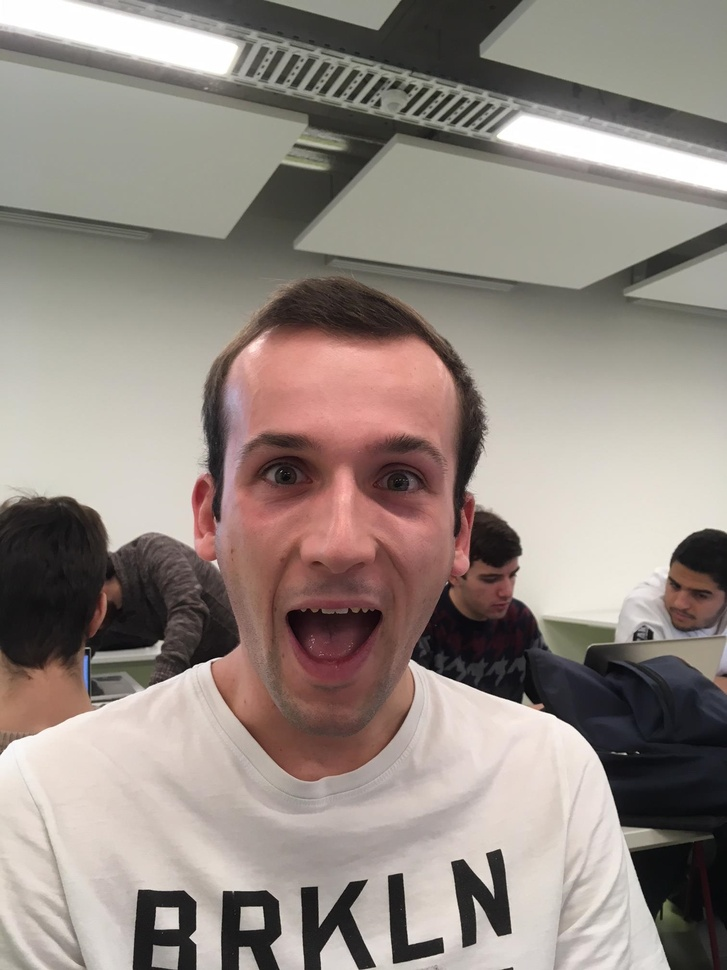
#> input picture FaceRecognition/Data/Corentin_001.JPG, 727 x 970 px, shrunk from 1512 x 2016 before the run; its folder holds only this picture in this run
$ python 'sprint3 Test_on_DB.py'
#> lines starting #> are read from the running program, lines starting #| are printed output that depends on the picture; after the words box and inside, x2 and y2 are one past the last pixel; in counts of white or black regions, pixels touching at a corner belong together
import cv2 as cv
import os

face_cascade = cv.CascadeClassifier('haarcascade_frontalface_default.xml')
eye_cascade = cv.CascadeClassifier('haarcascade_eye.xml')

def head_detection(filename):
    """
    filename : a raw string with the path to the file (e.g. r'C:/Users/loicd/PycharmProjects/facerecognition/Data/tetris_blocks.png' )
    /!\ It works only with .png
    return : None, displays a print of the image with rectangles around the face and the eyes
    exit by pressing any key
    """
#> called with filename = 'Data/Corentin_001.JPG'
    img = cv.imread(filename)
#> img is the input picture: shape (970, 727, 3); mean B, G, R 130.3, 137.1, 147.6
    gray = cv.cvtColor(img, cv.COLOR_BGR2GRAY)
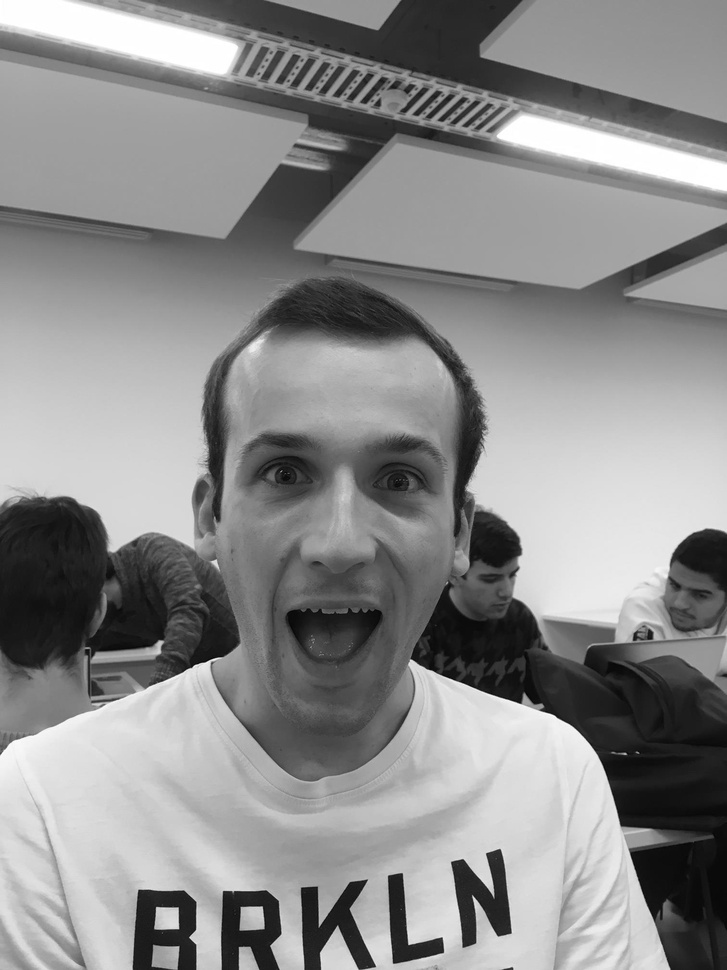
#> gray: shape (970, 727); min 2, max 255, mean 139.5
    faces = face_cascade.detectMultiScale(gray, 1.3, 5)
#> faces = [[161, 337, 353, 353]]
    for (x,y,w,h) in faces:
        cv.rectangle(img,(x,y),(x+w,y+h),(255,0,0),2)
        roi_gray = gray[y:y+h, x:x+w]
        roi_color = img[y:y+h, x:x+w]
        eyes = eye_cascade.detectMultiScale(roi_gray)
        for (ex,ey,ew,eh) in eyes:
            cv.rectangle(roi_color,(ex,ey),(ex+ew,ey+eh),(0,255,0),2)
#> this loop made 1 pass
#> pass 1, in head_detection, `roi_gray = gray[y:y+h, x:x+w]`:
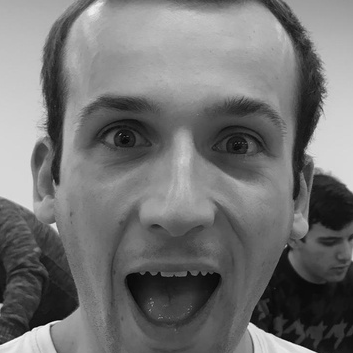
#> roi_gray: shape (353, 353); min 2, max 249, mean 114.7
#> pass 1, in head_detection, `roi_color = img[y:y+h, x:x+w]`:
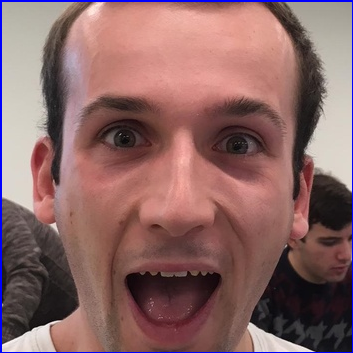
#> roi_color: shape (353, 353, 3); mean B, G, R 101.2, 102.3, 138.2
#> after the loop:
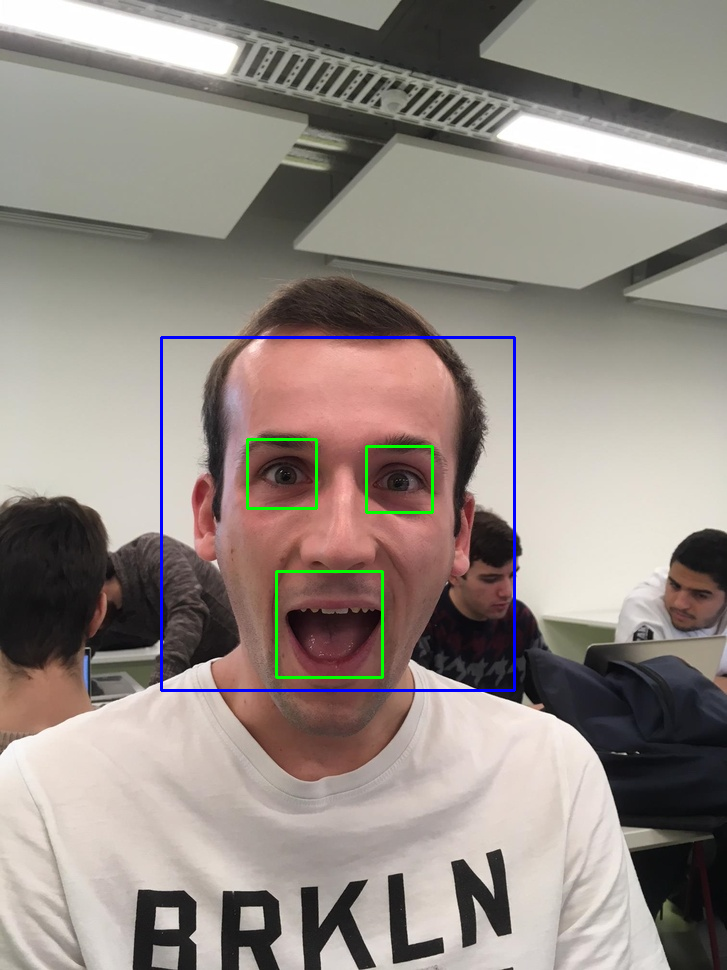
#> img: shape (970, 727, 3); 1.01% of pixels changed, all inside (x1, y1, x2, y2) = (160, 336, 516, 692)
#> after the loop:
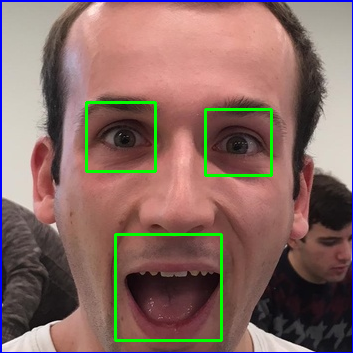
#> roi_color: shape (353, 353, 3); 2.31% of pixels changed, all inside (x1, y1, x2, y2) = (85, 101, 273, 342)
    cv.imshow('Head Detection',img)
    cv.waitKey(0)
    cv.destroyAllWindows()

def test_DB(filename):
    for element in os.listdir(filename):
        name = filename + "/" + element
        head_detection(name)


test_DB('Data')

$ run again, on FaceRecognition/Data/Corentin_004.png
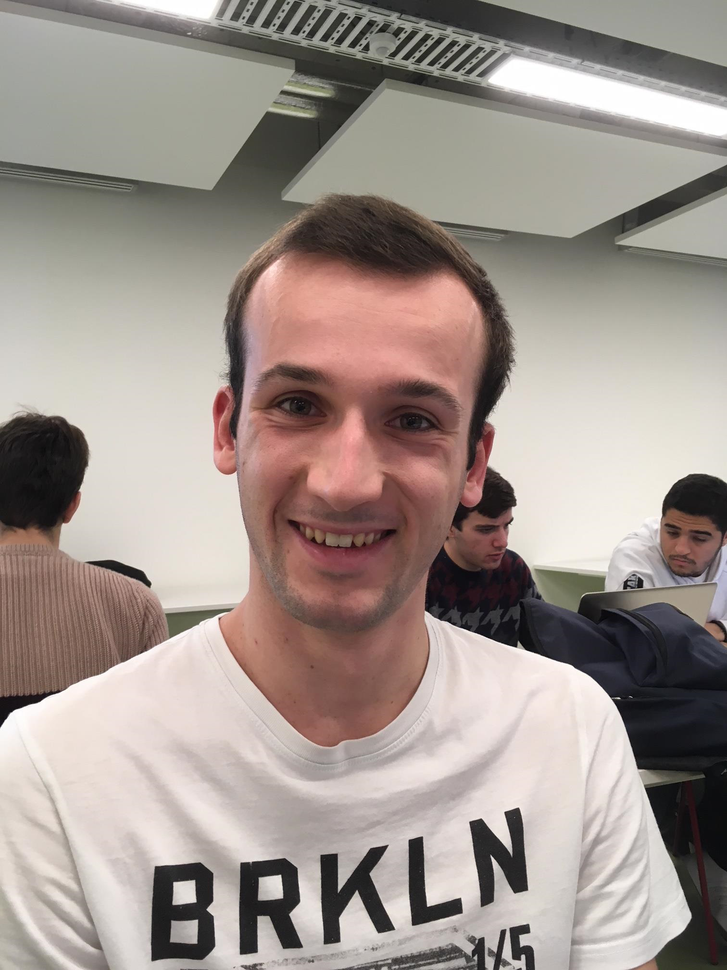
#> input picture FaceRecognition/Data/Corentin_004.png, 727 x 970 px, shrunk from 1512 x 2016 before the run
#> in head_detection, img is the input picture: shape (970, 727, 3); mean B, G, R 141.5, 147.7, 159.4
#> faces = [[653, 511, 67, 67], [184, 273, 354, 354]]
#> the loop in head_detection, `for (x,y,w,h) in faces:` made 2 passes
#> (x, y, w, h, eyes) on pass 1: (653, 511, 67, 67, [[10, 10, 22, 22], [32, 18, 22, 22]])
#> pass 1, in head_detection, `roi_color = img[y:y+h, x:x+w]`:
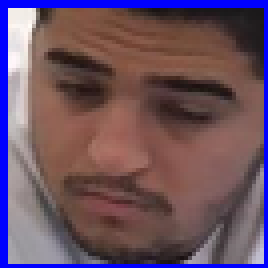
#> roi_color: shape (67, 67, 3) (shown 4 times larger); mean B, G, R 97.9, 81, 106.4
#> after the loop in head_detection, `for (x,y,w,h) in faces:`:
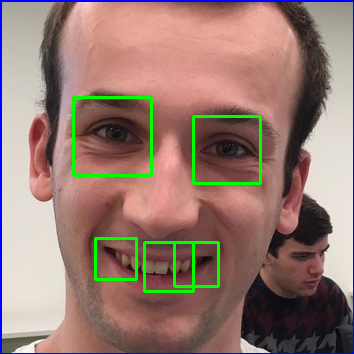
#> roi_color: shape (354, 354, 3); mean B, G, R 113.7, 122.9, 149.9

$ run again, on FaceRecognition/Data/Corentin_005.png
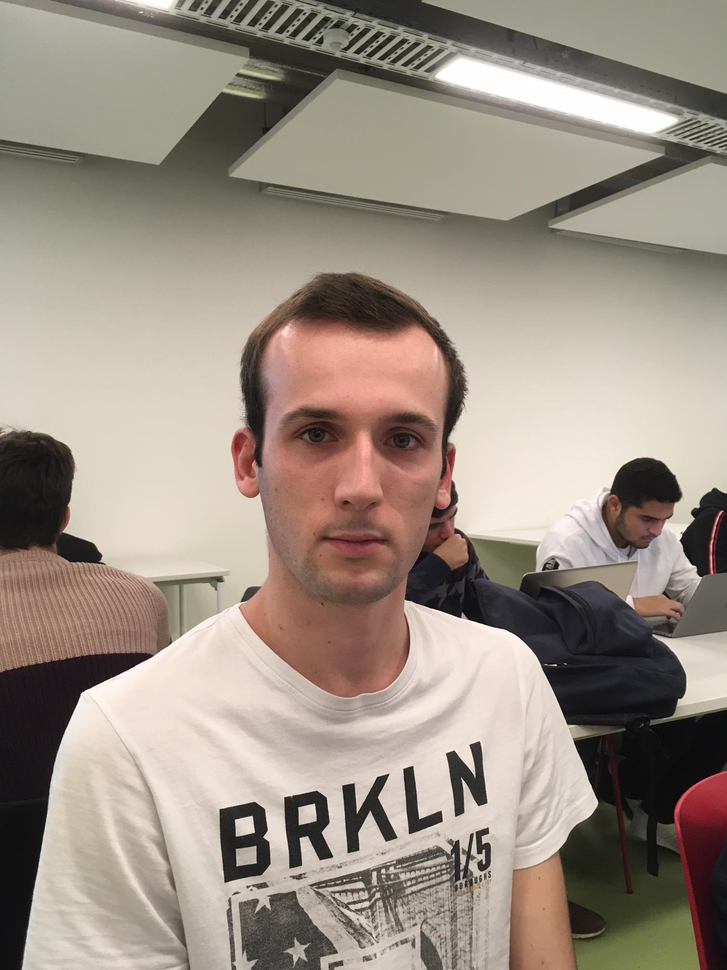
#> input picture FaceRecognition/Data/Corentin_005.png, 727 x 970 px, shrunk from 1512 x 2016 before the run
#> in head_detection, img is the input picture: shape (970, 727, 3); mean B, G, R 131.5, 143.3, 155
#> faces = [[228, 331, 267, 267]]
#> the loop in head_detection, `for (x,y,w,h) in faces:` made 1 pass
#> (x, y, w, h, eyes) on pass 1: (228, 331, 267, 267, [[60, 77, 54, 54], [149, 84, 50, 50]])
#> after the loop in head_detection, `for (x,y,w,h) in faces:`:
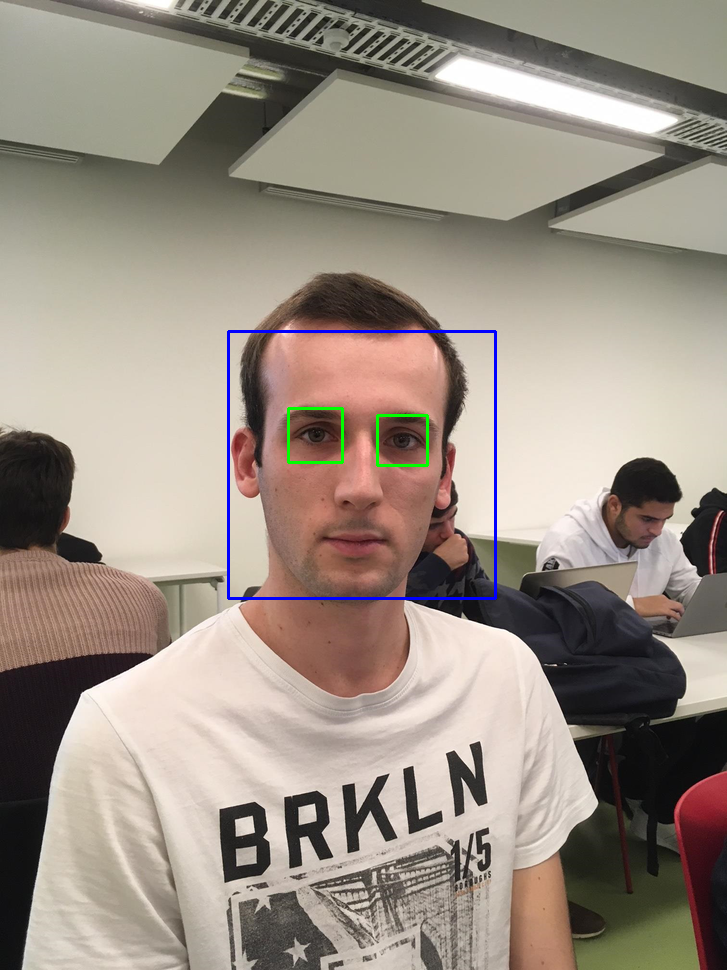
#> img: shape (970, 727, 3); 0.63% of pixels changed, all inside (x1, y1, x2, y2) = (227, 330, 497, 600)
#> after the loop in head_detection, `for (x,y,w,h) in faces:`:
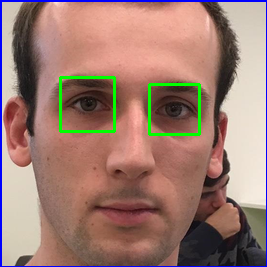
#> roi_color: shape (267, 267, 3); mean B, G, R 113.6, 124.2, 157.3

$ run again, on FaceRecognition/Data/Duhamel_001.png
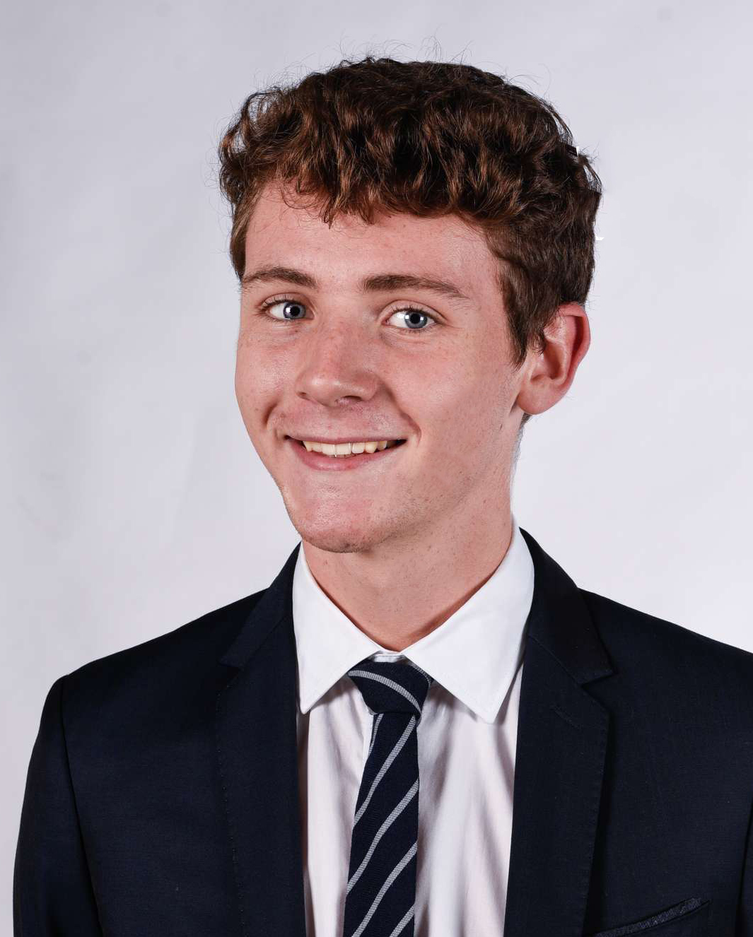
#> input picture FaceRecognition/Data/Duhamel_001.png, 753 x 937 px, shrunk from 1065 x 1326 before the run
#> in head_detection, img is the input picture: shape (937, 753, 3); mean B, G, R 141.6, 135.7, 146.3
#> faces = [[158, 151, 384, 384]]
#> the loop in head_detection, `for (x,y,w,h) in faces:` made 1 pass
#> (x, y, w, h, eyes) on pass 1: (158, 151, 384, 384, [[93, 125, 67, 67], [212, 127, 79, 79]])
#> after the loop in head_detection, `for (x,y,w,h) in faces:`:
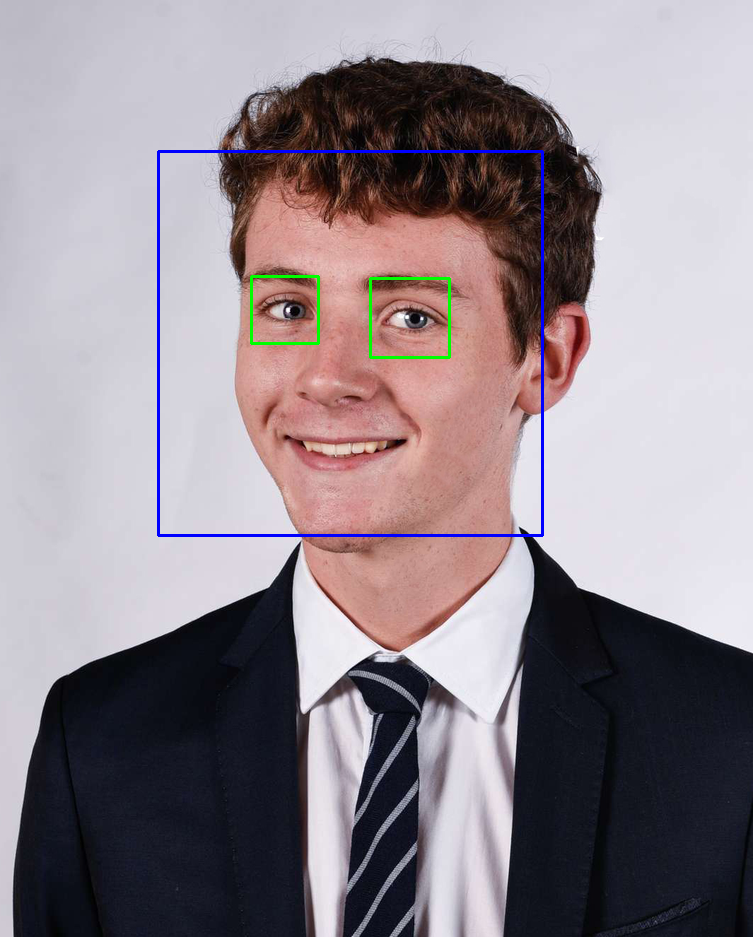
#> img: shape (937, 753, 3); 0.9% of pixels changed, all inside (x1, y1, x2, y2) = (157, 150, 544, 537)
#> after the loop in head_detection, `for (x,y,w,h) in faces:`:
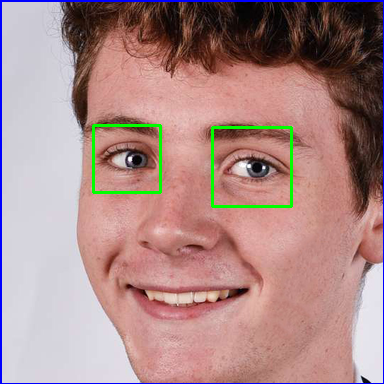
#> roi_color: shape (384, 384, 3); mean B, G, R 135.6, 137.7, 171
